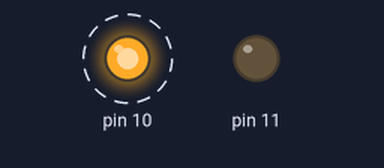
A sketch run on a simulated Arduino Uno, built with avr-gcc and run on an emulated ATmega328P. On the bench: output pins drawn as LEDs (lit = HIGH). Dashed ring = blinking.

Above: at 0.04 s.
Timing chart, 0 to 3.0 s (numbered marks = the images above):
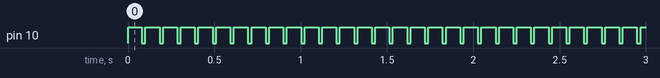

The sketch:

Motor_code.ino
```cpp
/*
 * 80% duty cycle pwm
 */

int t = 0;
void setup()
{
  pinMode(10, OUTPUT);
  pinMode(11, OUTPUT);

//Timer 2 - Color Sensor Reading
   //set timer2 interrupt at 100Hz
  TCCR2A = 0;// set entire TCCR1A register to 0
  TCCR2B = 0;// same for TCCR1B
  TCNT2  = 0;//initialize counter value to 0
  // set compare match register for 100Hz increments
  OCR2A = 156;//  = (16*10^6) / (100*1024) - 1 (must be <256)
  // turn on CTC mode
  TCCR2A |= (1 << WGM22);
  // Set CS11 bits for 1024 prescaler
  TCCR2B |= (1 << CS12) ;
  // enable timer compare interrupt
  TIMSK2 |= (1 << OCIE2A);
}

//duty cycle 80%
ISR(TIMER2_COMPA_vect)
{
  t++;
  if(t == 100)
    t =0;
}

void loop()
{
  if(t < 80)
    digitalWrite(10, HIGH);
  else
    digitalWrite(10, LOW);
}
```

Measured:
- by itself, pin 10: alternates HIGH for 0.08 s and LOW for 0.02 s
